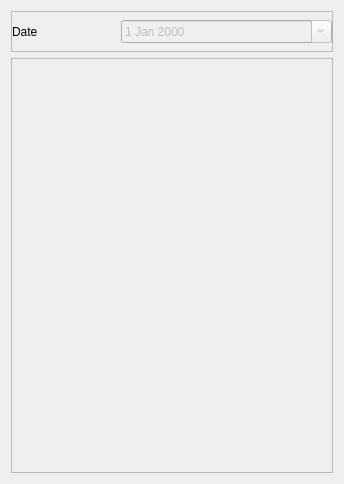
<?xml version="1.0" encoding="UTF-8"?>
<ui version="4.0">
 <class>Form</class>
 <widget class="QWidget" name="Form">
  <property name="geometry">
   <rect>
    <x>0</x>
    <y>0</y>
    <width>344</width>
    <height>484</height>
   </rect>
  </property>
  <property name="windowTitle">
   <string>Form</string>
  </property>
  <layout class="QVBoxLayout" name="verticalLayout" stretch="1,10">
   <item>
    <widget class="QFrame" name="frame">
     <property name="frameShape">
      <enum>QFrame::StyledPanel</enum>
     </property>
     <property name="frameShadow">
      <enum>QFrame::Raised</enum>
     </property>
     <layout class="QGridLayout" name="gridLayout">
      <property name="margin">
       <number>0</number>
      </property>
      <item row="1" column="1" colspan="2">
       <widget class="QDateEdit" name="dateEdit">
        <property name="enabled">
         <bool>false</bool>
        </property>
        <property name="specialValueText">
         <string/>
        </property>
        <property name="calendarPopup">
         <bool>true</bool>
        </property>
       </widget>
      </item>
      <item row="1" column="0">
       <widget class="QLabel" name="label">
        <property name="text">
         <string>Date</string>
        </property>
       </widget>
      </item>
     </layout>
    </widget>
   </item>
   <item>
    <widget class="QFrame" name="frame_ph">
     <property name="frameShape">
      <enum>QFrame::StyledPanel</enum>
     </property>
     <property name="frameShadow">
      <enum>QFrame::Raised</enum>
     </property>
     <layout class="QVBoxLayout" name="verticalLayout_2"/>
    </widget>
   </item>
  </layout>
 </widget>
 <resources/>
 <connections/>
</ui>
